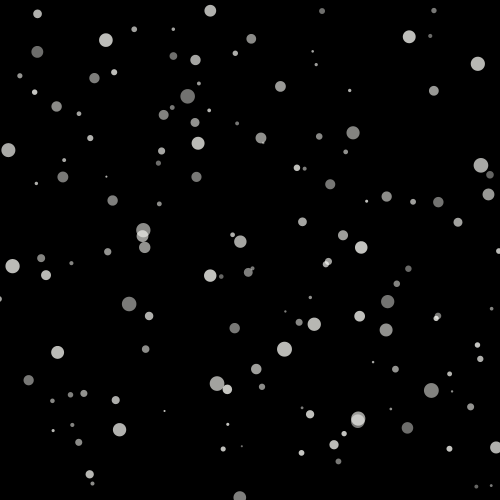
Frame 1 (no input)
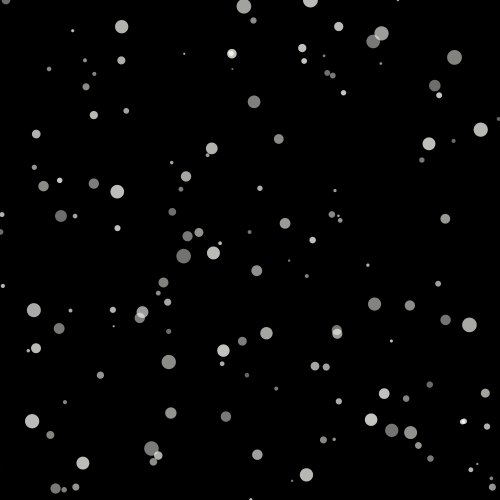
Frame 60 (the mouse pressed at the canvas centre just before this capture)
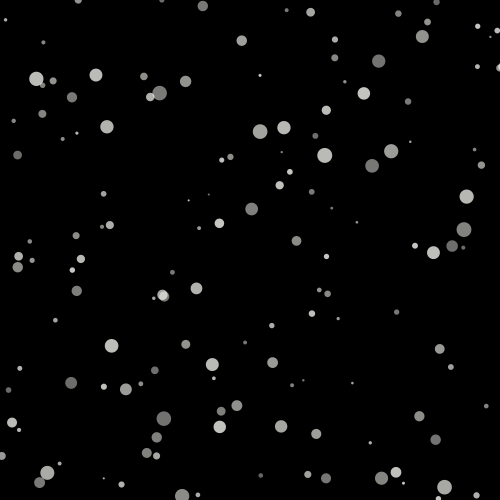
Frame 120 (the mouse held since frame 60 and released just before this capture)

The Processing sketch that drew these frames (run headless with seeded random() and noise(); from frame 60 on, the mouse is pressed at the canvas centre):

// Processing sketch: processing_42364
// ── processing_42364.pde

//moving balls with oop
int NUM_BALLS = 200;

//create and empty array named myBalls
//will contain NUM_BALLS objects of the class ball
Ball [] myBalls = new Ball[NUM_BALLS];
//declaration object
Ball myBall;
Ball myBall2;

void setup()
{
  size(500, 500);
  smooth();
  noStroke();
  //population of the array. start to fill array
  for (int i=0; i<NUM_BALLS; i++) {
    myBalls [i] = new Ball();
    myBalls [i].posX = random (-100, width+100);
    myBalls [i].posY= random (0, height);
    myBalls [i].speedY =random (1, 3);
    myBalls [i].angle = random (radians(1), radians(100));
    myBalls [i].myDiameter = random(2,15);
    myBalls [i].a = random(100, 200);
  }
}

void draw ()
{
  background (0);
  for (int i=0; i<NUM_BALLS; i++) {
    myBalls[i].update();
  }
}

class Ball {
  float myDiameter = 10;
  float posX = 250;
  float posY = 250;
  float speedX=.5;
  float r = 255;
  float g = 255;
  float b =250;
  float a = 100;
  float speedY =5;
  float angle = 0;

  void update() {

    posY+=speedY;//relate the position to the speed 

    if (posY>height)
      posY=0;

    angle+= 0.01;
    posX += cos(angle)*speedX;

    fill(r, g, b, a);
    ellipse (posX, posY, myDiameter, myDiameter);
  }
}
